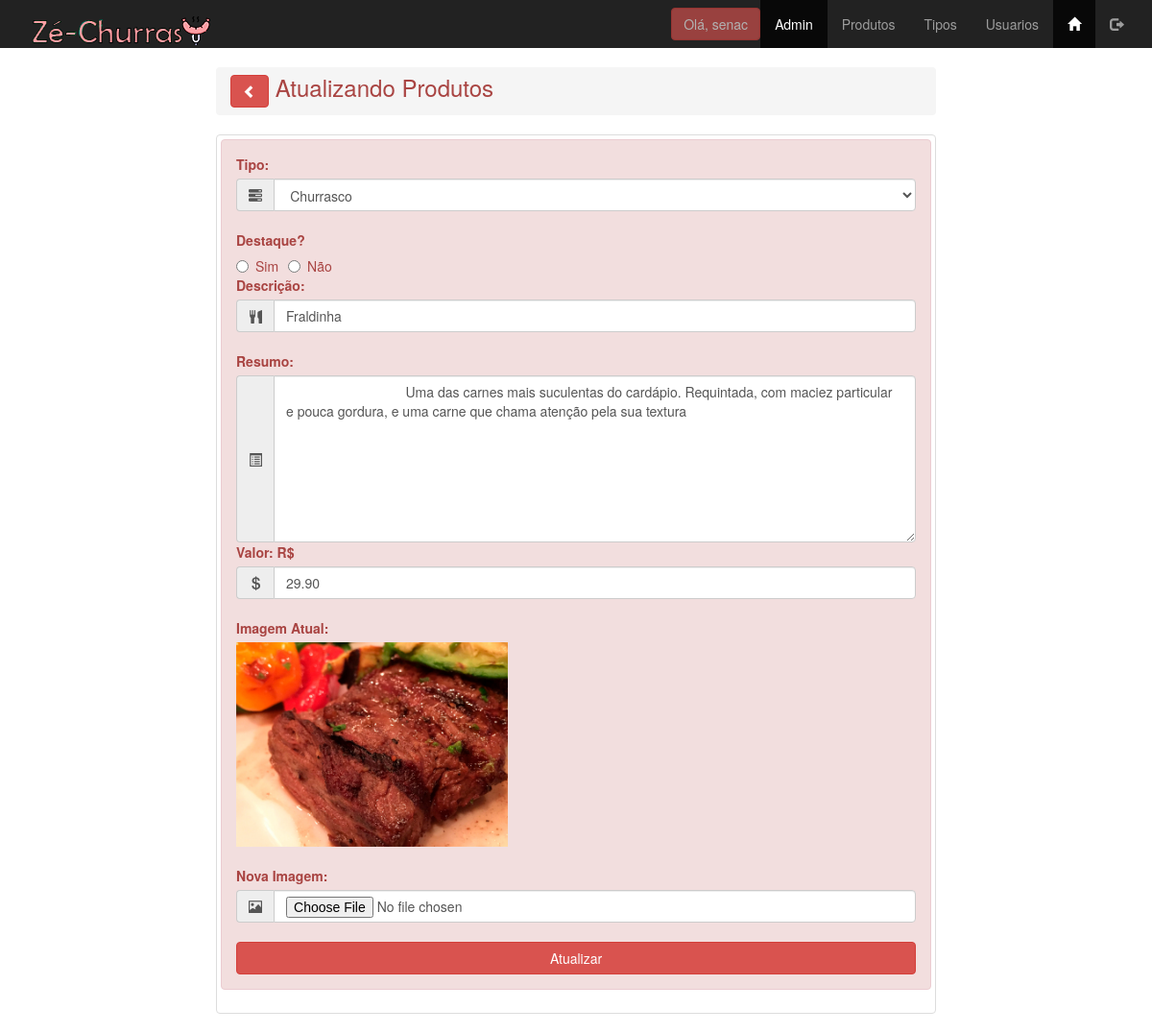
The page /Admin/produto_atualiza.php?id_produto=2 (signed in) on the database its author committed.
### tables this page shows
create table tbprodutos(
id_produto int(11) not null,
id_tipo_produto int  not null,
descri_produto varchar(100) not null,
resumo_produto varchar(1000) default null,
valor_produto decimal(10,2) default null,
imagem_produto varchar(50) default null,
destaque_produto enum('Sim', 'Não') not null
);

create table tbtipos(
id_tipo int(11) not null,
sigla_tipo varchar(3) not null,
rotulo_tipo varchar(15) not null
);

### Admin/produto_atualiza.php (the view, shortened to what this page needs)
<?php
include('../connections/conn.php');
$id_alterar = $_GET['id_produto'];
$query_busca = "select * from tbprodutos where id_produto = ".$id_alterar;
$lista = $conn->query($query_busca);
$linha = $lista->fetch_assoc();
$consulta_fk = "select * from tbtipos order by rotulo_tipo asc";
$lista_fk = $conn->query($consulta_fk);
$linha_fk = $lista_fk->fetch_assoc();
?>
<!DOCTYPE html>
<html lang="pt-BR">
<head>
    <link rel="stylesheet" href="../css/bootstrap.min.css" type="text/css">
    <link rel="stylesheet" href="../css/meu_estilo.css" type="text/css">
</head>
<body class="">
    <?php include('menu_adm.php');?>
    <main class="container">
        <div class="row">
            <div class="col-xs-12 col-sm-offset-3 col-sm-6 col-md-offset-2 col-md-8">
                <h3 class="breadcrumb text-danger">
                    <a href="produtos_lista.php">
                        <button class="btn btn-danger">
                            <span class="glyphicon glyphicon-chevron-left"></span>
                        </button>
                    </a>
                    Atualizando Produtos
                </h3>
                <div class="thumbnail">
                    <div class="alert alert-danger" role="alert">
                        <form action="produto_atualiza.php" method="post"
                        id="form_produto_atualiza" name="form_produto_atualiza"
                        enctype="multipart/form-data">
                        <label for="id_tipo_produto">Tipo:</label>
                        <div class="input-group">
                            <span class="input-group-addon">
                                <span class="glyphicon glyphicon-tasks" aria-hidden="true"></span>
                            </span>
                            <select name="id_tipo_produto" id="id_tipo_produto" class="form-control" required>
                                <?php do {?>
                                <option value="<?php echo $linha_fk['id_tipo']?>"
                                    <?php
                                    if(!(strcmp($linha_fk['id_tipo'],$linha['id_tipo_produto'])))
                                    {echo "selected=\"selected\"";}
                                    ?>>
                                    <?php echo $linha_fk['rotulo_tipo'];?>
                                </option>
                                <?php } while($linha_fk = $lista_fk->fetch_assoc());
                                ?>
                            </select>
                        </div>
                        <br>
                        <label for="destaque_produto">Destaque?</label>
                        <div class="input-group">
                            <label for="destaque_produto_s" class="radio-inline">
                                <input type="radio" name="destaque_produto" id="destaque_produto" value="sim"
                                <?php echo $linha['destaque_produto']=="Sim"?"checked":null; ?>>
                            Sim
                            </label>
                            <label for="destaque_produto_n" class="radio-inline">
                                <input type="radio" name="destaque_produto" id="destaque_produto" value="Não"
                                <?php echo $linha['destaque_produto']=="Sim"?"checked":null; ?>>
                            Não
                            </label>
                        </div>
                        <label for="descri_produto">Descrição:</label>
                        <div class="input-group">
                        <span class="input-group-addon">
                                <span class="glyphicon glyphicon-cutlery" aria-hidden="true"></span>
                            </span>
                            <input type="text" class="form-control"
                            id="descri_produto"
                            name="descri_produto"
                            maxlength="100"
                            required
                            value="<?php echo $linha['descri_produto'];?>"
                            placeholder="Digite o titulo do produto...">
                        </div>
                        <br>
                        <label for="resumo_produto">Resumo:</label>
                        <div class="input-group">
                        <span class="input-group-addon">
                                <span class="glyphicon glyphicon-list-alt" aria-hidden="true"></span>
                            </span>
                            <textarea name="resumo_produto" id="resumo_produto" cols="30" rows="8"
                            placeholder="Digite os detalhes do produto..." class="form-control">
                                <?php echo $linha['resumo_produto'];?>
                            </textarea>
                        </div>
                        <label for="valor_produto">Valor: R$</label>
                        <div class="input-group">
                        <span class="input-group-addon">
                                <span class="glyphicon glyphicon-usd" aria-hidden="true"></span>
                            </span>
                            <input type="number" name="valor_produto" id="valor_produto"
                                min="0" step="0.01" class="form-control" value="<?php echo $linha['valor_produto'];?>">
                        </div>
                        <br>
                        <label for="imagem_produto_atual">Imagem Atual: </label>
                        <img src="../images/<?php echo $linha['imagem_produto'];?>" alt="" class="img-responsive" style="max-width: 40%;">
                        <br>
                        <label for="imagem_produto">Nova Imagem:</label>
                        <div class="input-group">
                        <span class="input-group-addon">
                                <span class="glyphicon glyphicon-picture" aria-hidden="true"></span>
                            </span>
                            <input type="file" name="imagem_produto" id="imagem_produto" class="form-control" accept="image/*">
                        </div>
                        <br>
                        <input type="submit" value="Atualizar" name="enviar" id="enviar" class="btn btn-danger btn-block">
                    </form>
                    </div>
                </div>
            </div>
        </div>
    </main>
</body>
</html>

### rows shown on the page
tbprodutos: id_tipo_produto "Churrasco", destaque_produto "☐ Destaque?", descri_produto "Fraldinha", resumo_produto "Uma das carnes mais suculentas do cardápio. Requintada, com maciez particular e pouca gordura, e uma carne que chama atenção pela sua textura", valor_produto "29.90", imagem_produto (picture)

### other values the page prints
$_SESSION['login_usuario'] "senac"
